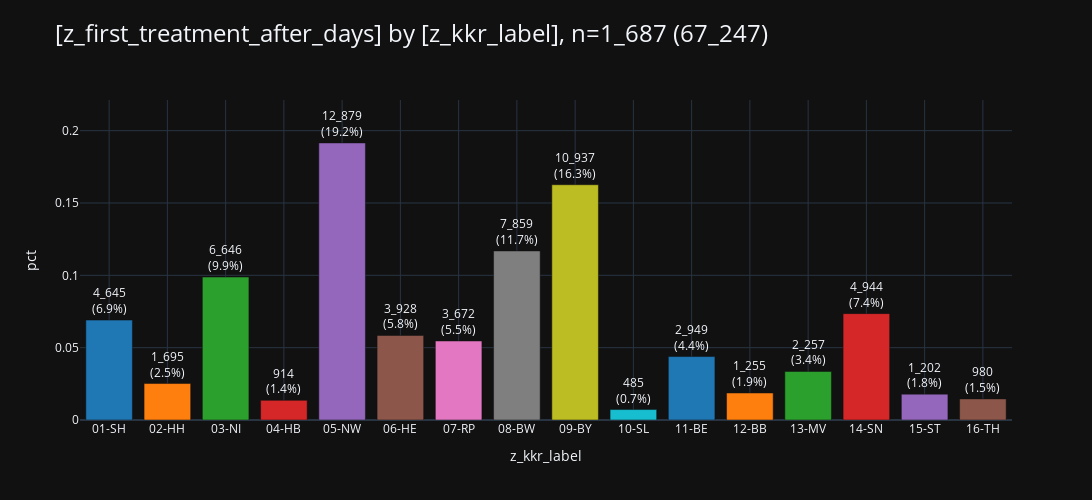
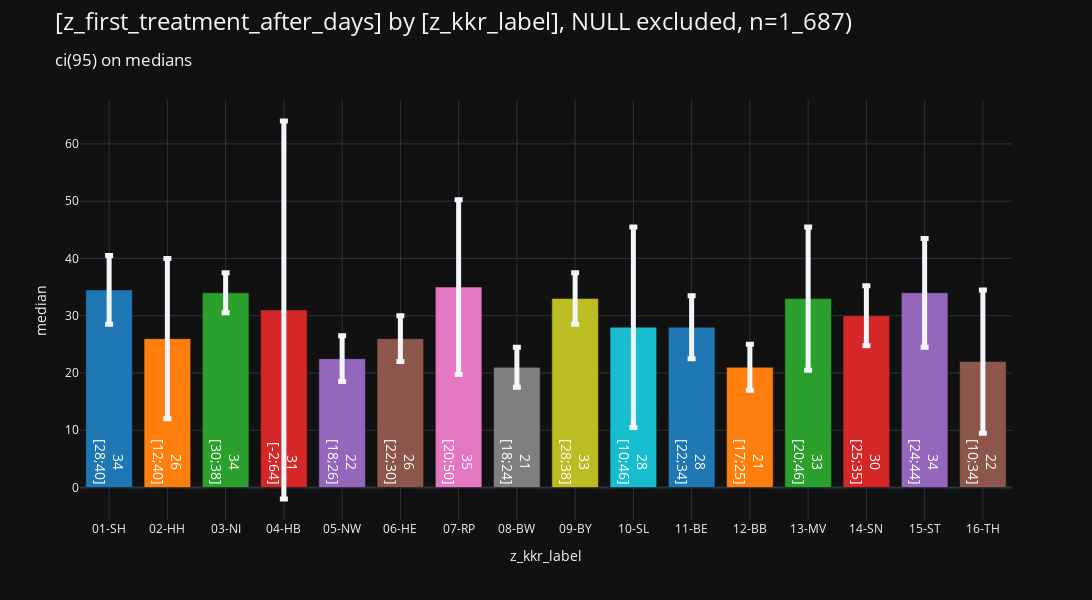

Write notebook code for charts like these, in order.
### Markdown cell above
### <a id='toc1_2_1_'></a>[bars](#toc0_)

### Code cell
_ = pls.plot_bars(
    db_delay.to_df().iloc[:,:2],
    # height=400,
    # width=1000,
    # use_ci=True,
    # ci_agg='median',
)
_ = pls.plot_bars(
    db_delay.to_df().iloc[:,:2],
    height=600,
    use_ci=True,
    ci_agg='median',
)

### Figure 1 — Plotly figure (JSON) as saved in the notebook; plotly's stock layout.template omitted (floating-point values rounded to 4 significant figures)
{"data": [{"error_y": {"thickness": 5}, "hovertemplate": "z_kkr_label=%{x}<br>pct=%{y}<br>cnt_pct_str=%{text}<extra></extra>", "legendgroup": "01-SH", "marker": {"color": "#1F77B4", "pattern": {"shape": ""}}, "name": "01-SH", "orientation": "v", "showlegend": true, "text": ["4_645<br>(6.9%)"], "textposition": "outside", "type": "bar", "x": ["01-SH"], "xaxis": "x", "y": [0.06907], "yaxis": "y"}, {"error_y": {"thickness": 5}, "hovertemplate": "z_kkr_label=%{x}<br>pct=%{y}<br>cnt_pct_str=%{text}<extra></extra>", "legendgroup": "02-HH", "marker": {"color": "#FF7F0E", "pattern": {"shape": ""}}, "name": "02-HH", "orientation": "v", "showlegend": true, "text": ["1_695<br>(2.5%)"], "textposition": "outside", "type": "bar", "x": ["02-HH"], "xaxis": "x", "y": [0.02521], "yaxis": "y"}, {"error_y": {"thickness": 5}, "hovertemplate": "z_kkr_label=%{x}<br>pct=%{y}<br>cnt_pct_str=%{text}<extra></extra>", "legendgroup": "03-NI", "marker": {"color": "#2CA02C", "pattern": {"shape": ""}}, "name": "03-NI", "orientation": "v", "showlegend": true, "text": ["6_646<br>(9.9%)"], "textposition": "outside", "type": "bar", "x": ["03-NI"], "xaxis": "x", "y": [0.09883], "yaxis": "y"}, {"error_y": {"thickness": 5}, "hovertemplate": "z_kkr_label=%{x}<br>pct=%{y}<br>cnt_pct_str=%{text}<extra></extra>", "legendgroup": "04-HB", "marker": {"color": "#D62728", "pattern": {"shape": ""}}, "name": "04-HB", "orientation": "v", "showlegend": true, "text": ["914<br>(1.4%)"], "textposition": "outside", "type": "bar", "x": ["04-HB"], "xaxis": "x", "y": [0.01359], "yaxis": "y"}, {"error_y": {"thickness": 5}, "hovertemplate": "z_kkr_label=%{x}<br>pct=%{y}<br>cnt_pct_str=%{text}<extra></extra>", "legendgroup": "05-NW", "marker": {"color": "#9467BD", "pattern": {"shape": ""}}, "name": "05-NW", "orientation": "v", "showlegend": true, "text": ["12_879<br>(19.2%)"], "textposition": "outside", "type": "bar", "x": ["05-NW"], "xaxis": "x", "y": [0.1915], "yaxis": "y"}, {"error_y": {"thickness": 5}, "hovertemplate": "z_kkr_label=%{x}<br>pct=%{y}<br>cnt_pct_str=%{text}<extra></extra>", "legendgroup": "06-HE", "marker": {"color": "#8C564B", "pattern": {"shape": ""}}, "name": "06-HE", "orientation": "v", "showlegend": true, "text": ["3_928<br>(5.8%)"], "textposition": "outside", "type": "bar", "x": ["06-HE"], "xaxis": "x", "y": [0.05841], "yaxis": "y"}, {"error_y": {"thickness": 5}, "hovertemplate": "z_kkr_label=%{x}<br>pct=%{y}<br>cnt_pct_str=%{text}<extra></extra>", "legendgroup": "07-RP", "marker": {"color": "#E377C2", "pattern": {"shape": ""}}, "name": "07-RP", "orientation": "v", "showlegend": true, "text": ["3_672<br>(5.5%)"], "textposition": "outside", "type": "bar", "x": ["07-RP"], "xaxis": "x", "y": [0.0546], "yaxis": "y"}, {"error_y": {"thickness": 5}, "hovertemplate": "z_kkr_label=%{x}<br>pct=%{y}<br>cnt_pct_str=%{text}<extra></extra>", "legendgroup": "08-BW", "marker": {"color": "#7F7F7F", "pattern": {"shape": ""}}, "name": "08-BW", "orientation": "v", "showlegend": true, "text": ["7_859<br>(11.7%)"], "textposition": "outside", "type": "bar", "x": ["08-BW"], "xaxis": "x", "y": [0.1169], "yaxis": "y"}, {"error_y": {"thickness": 5}, "hovertemplate": "z_kkr_label=%{x}<br>pct=%{y}<br>cnt_pct_str=%{text}<extra></extra>", "legendgroup": "09-BY", "marker": {"color": "#BCBD22", "pattern": {"shape": ""}}, "name": "09-BY", "orientation": "v", "showlegend": true, "text": ["10_937<br>(16.3%)"], "textposition": "outside", "type": "bar", "x": ["09-BY"], "xaxis": "x", "y": [0.1626], "yaxis": "y"}, {"error_y": {"thickness": 5}, "hovertemplate": "z_kkr_label=%{x}<br>pct=%{y}<br>cnt_pct_str=%{text}<extra></extra>", "legendgroup": "10-SL", "marker": {"color": "#17BECF", "pattern": {"shape": ""}}, "name": "10-SL", "orientation": "v", "showlegend": true, "text": ["485<br>(0.7%)"], "textposition": "outside", "type": "bar", "x": ["10-SL"], "xaxis": "x", "y": [0.007212], "yaxis": "y"}, {"error_y": {"thickness": 5}, "hovertemplate": "z_kkr_label=%{x}<br>pct=%{y}<br>cnt_pct_str=%{text}<extra></extra>", "legendgroup": "11-BE", "marker": {"color": "#1F77B4", "pattern": {"shape": ""}}, "name": "11-BE", "orientation": "v", "showlegend": true, "text": ["2_949<br>(4.4%)"], "textposition": "outside", "type": "bar", "x": ["11-BE"], "xaxis": "x", "y": [0.04385], "yaxis": "y"}, {"error_y": {"thickness": 5}, "hovertemplate": "z_kkr_label=%{x}<br>pct=%{y}<br>cnt_pct_str=%{text}<extra></extra>", "legendgroup": "12-BB", "marker": {"color": "#FF7F0E", "pattern": {"shape": ""}}, "name": "12-BB", "orientation": "v", "showlegend": true, "text": ["1_255<br>(1.9%)"], "textposition": "outside", "type": "bar", "x": ["12-BB"], "xaxis": "x", "y": [0.01866], "yaxis": "y"}, {"error_y": {"thickness": 5}, "hovertemplate": "z_kkr_label=%{x}<br>pct=%{y}<br>cnt_pct_str=%{text}<extra></extra>", "legendgroup": "13-MV", "marker": {"color": "#2CA02C", "pattern": {"shape": ""}}, "name": "13-MV", "orientation": "v", "showlegend": true, "text": ["2_257<br>(3.4%)"], "textposition": "outside", "type": "bar", "x": ["13-MV"], "xaxis": "x", "y": [0.03356], "yaxis": "y"}, {"error_y": {"thickness": 5}, "hovertemplate": "z_kkr_label=%{x}<br>pct=%{y}<br>cnt_pct_str=%{text}<extra></extra>", "legendgroup": "14-SN", "marker": {"color": "#D62728", "pattern": {"shape": ""}}, "name": "14-SN", "orientation": "v", "showlegend": true, "text": ["4_944<br>(7.4%)"], "textposition": "outside", "type": "bar", "x": ["14-SN"], "xaxis": "x", "y": [0.07352], "yaxis": "y"}, {"error_y": {"thickness": 5}, "hovertemplate": "z_kkr_label=%{x}<br>pct=%{y}<br>cnt_pct_str=%{text}<extra></extra>", "legendgroup": "15-ST", "marker": {"color": "#9467BD", "pattern": {"shape": ""}}, "name": "15-ST", "orientation": "v", "showlegend": true, "text": ["1_202<br>(1.8%)"], "textposition": "outside", "type": "bar", "x": ["15-ST"], "xaxis": "x", "y": [0.01787], "yaxis": "y"}, {"error_y": {"thickness": 5}, "hovertemplate": "z_kkr_label=%{x}<br>pct=%{y}<br>cnt_pct_str=%{text}<extra></extra>", "legendgroup": "16-TH", "marker": {"color": "#8C564B", "pattern": {"shape": ""}}, "name": "16-TH", "orientation": "v", "showlegend": true, "text": ["980<br>(1.5%)"], "textposition": "outside", "type": "bar", "x": ["16-TH"], "xaxis": "x", "y": [0.01457], "yaxis": "y"}], "layout": {"barmode": "relative", "height": 500, "legend": {"title": {"text": "z_kkr_label"}, "tracegroupgap": 0}, "showlegend": false, "title": {"font": {"size": 24}, "text": "[z_first_treatment_after_days] by [z_kkr_label], n=1_687 (67_247)", "xanchor": "left", "y": 0.95, "yanchor": "top"}, "width": 1600, "xaxis": {"anchor": "y", "categoryarray": ["01-SH", "02-HH", "03-NI", "04-HB", "05-NW", "06-HE", "07-RP", "08-BW", "09-BY", "10-SL", "11-BE", "12-BB", "13-MV", "14-SN", "15-ST", "16-TH"], "categoryorder": "category ascending", "domain": [0, 1], "gridwidth": 1, "showgrid": true, "title": {"text": "z_kkr_label"}}, "yaxis": {"anchor": "x", "domain": [0, 1], "dtick": 0.05, "gridwidth": 1, "range": [0, 0.2212], "showgrid": true, "title": {"text": "pct"}}}}

### Figure 2 — Plotly figure (JSON) as saved in the notebook; plotly's stock layout.template omitted (floating-point values rounded to 4 significant figures)
{"data": [{"error_y": {"array": [6.0], "thickness": 5}, "hovertemplate": "z_kkr_label=%{x}<br>mean=%{y}<br>ci_str=%{text}<extra></extra>", "insidetextanchor": "start", "legendgroup": "01-SH", "marker": {"color": "#1F77B4", "pattern": {"shape": ""}}, "name": "01-SH", "orientation": "v", "showlegend": true, "text": ["34<br>[28;40]"], "textfont": {"color": "white", "size": 14}, "textposition": "inside", "type": "bar", "x": ["01-SH"], "xaxis": "x", "y": [34.5], "yaxis": "y"}, {"error_y": {"array": [14.0], "thickness": 5}, "hovertemplate": "z_kkr_label=%{x}<br>mean=%{y}<br>ci_str=%{text}<extra></extra>", "insidetextanchor": "start", "legendgroup": "02-HH", "marker": {"color": "#FF7F0E", "pattern": {"shape": ""}}, "name": "02-HH", "orientation": "v", "showlegend": true, "text": ["26<br>[12;40]"], "textfont": {"color": "white", "size": 14}, "textposition": "inside", "type": "bar", "x": ["02-HH"], "xaxis": "x", "y": [26.0], "yaxis": "y"}, {"error_y": {"array": [3.5], "thickness": 5}, "hovertemplate": "z_kkr_label=%{x}<br>mean=%{y}<br>ci_str=%{text}<extra></extra>", "insidetextanchor": "start", "legendgroup": "03-NI", "marker": {"color": "#2CA02C", "pattern": {"shape": ""}}, "name": "03-NI", "orientation": "v", "showlegend": true, "text": ["34<br>[30;38]"], "textfont": {"color": "white", "size": 14}, "textposition": "inside", "type": "bar", "x": ["03-NI"], "xaxis": "x", "y": [34.0], "yaxis": "y"}, {"error_y": {"array": [33.0], "thickness": 5}, "hovertemplate": "z_kkr_label=%{x}<br>mean=%{y}<br>ci_str=%{text}<extra></extra>", "insidetextanchor": "start", "legendgroup": "04-HB", "marker": {"color": "#D62728", "pattern": {"shape": ""}}, "name": "04-HB", "orientation": "v", "showlegend": true, "text": ["31<br>[-2;64]"], "textfont": {"color": "white", "size": 14}, "textposition": "inside", "type": "bar", "x": ["04-HB"], "xaxis": "x", "y": [31.0], "yaxis": "y"}, {"error_y": {"array": [4.0], "thickness": 5}, "hovertemplate": "z_kkr_label=%{x}<br>mean=%{y}<br>ci_str=%{text}<extra></extra>", "insidetextanchor": "start", "legendgroup": "05-NW", "marker": {"color": "#9467BD", "pattern": {"shape": ""}}, "name": "05-NW", "orientation": "v", "showlegend": true, "text": ["22<br>[18;26]"], "textfont": {"color": "white", "size": 14}, "textposition": "inside", "type": "bar", "x": ["05-NW"], "xaxis": "x", "y": [22.5], "yaxis": "y"}, {"error_y": {"array": [4.0], "thickness": 5}, "hovertemplate": "z_kkr_label=%{x}<br>mean=%{y}<br>ci_str=%{text}<extra></extra>", "insidetextanchor": "start", "legendgroup": "06-HE", "marker": {"color": "#8C564B", "pattern": {"shape": ""}}, "name": "06-HE", "orientation": "v", "showlegend": true, "text": ["26<br>[22;30]"], "textfont": {"color": "white", "size": 14}, "textposition": "inside", "type": "bar", "x": ["06-HE"], "xaxis": "x", "y": [26.0], "yaxis": "y"}, {"error_y": {"array": [15.25], "thickness": 5}, "hovertemplate": "z_kkr_label=%{x}<br>mean=%{y}<br>ci_str=%{text}<extra></extra>", "insidetextanchor": "start", "legendgroup": "07-RP", "marker": {"color": "#E377C2", "pattern": {"shape": ""}}, "name": "07-RP", "orientation": "v", "showlegend": true, "text": ["35<br>[20;50]"], "textfont": {"color": "white", "size": 14}, "textposition": "inside", "type": "bar", "x": ["07-RP"], "xaxis": "x", "y": [35.0], "yaxis": "y"}, {"error_y": {"array": [3.5], "thickness": 5}, "hovertemplate": "z_kkr_label=%{x}<br>mean=%{y}<br>ci_str=%{text}<extra></extra>", "insidetextanchor": "start", "legendgroup": "08-BW", "marker": {"color": "#7F7F7F", "pattern": {"shape": ""}}, "name": "08-BW", "orientation": "v", "showlegend": true, "text": ["21<br>[18;24]"], "textfont": {"color": "white", "size": 14}, "textposition": "inside", "type": "bar", "x": ["08-BW"], "xaxis": "x", "y": [21.0], "yaxis": "y"}, {"error_y": {"array": [4.5], "thickness": 5}, "hovertemplate": "z_kkr_label=%{x}<br>mean=%{y}<br>ci_str=%{text}<extra></extra>", "insidetextanchor": "start", "legendgroup": "09-BY", "marker": {"color": "#BCBD22", "pattern": {"shape": ""}}, "name": "09-BY", "orientation": "v", "showlegend": true, "text": ["33<br>[28;38]"], "textfont": {"color": "white", "size": 14}, "textposition": "inside", "type": "bar", "x": ["09-BY"], "xaxis": "x", "y": [33.0], "yaxis": "y"}, {"error_y": {"array": [17.5], "thickness": 5}, "hovertemplate": "z_kkr_label=%{x}<br>mean=%{y}<br>ci_str=%{text}<extra></extra>", "insidetextanchor": "start", "legendgroup": "10-SL", "marker": {"color": "#17BECF", "pattern": {"shape": ""}}, "name": "10-SL", "orientation": "v", "showlegend": true, "text": ["28<br>[10;46]"], "textfont": {"color": "white", "size": 14}, "textposition": "inside", "type": "bar", "x": ["10-SL"], "xaxis": "x", "y": [28.0], "yaxis": "y"}, {"error_y": {"array": [5.5], "thickness": 5}, "hovertemplate": "z_kkr_label=%{x}<br>mean=%{y}<br>ci_str=%{text}<extra></extra>", "insidetextanchor": "start", "legendgroup": "11-BE", "marker": {"color": "#1F77B4", "pattern": {"shape": ""}}, "name": "11-BE", "orientation": "v", "showlegend": true, "text": ["28<br>[22;34]"], "textfont": {"color": "white", "size": 14}, "textposition": "inside", "type": "bar", "x": ["11-BE"], "xaxis": "x", "y": [28.0], "yaxis": "y"}, {"error_y": {"array": [4.0], "thickness": 5}, "hovertemplate": "z_kkr_label=%{x}<br>mean=%{y}<br>ci_str=%{text}<extra></extra>", "insidetextanchor": "start", "legendgroup": "12-BB", "marker": {"color": "#FF7F0E", "pattern": {"shape": ""}}, "name": "12-BB", "orientation": "v", "showlegend": true, "text": ["21<br>[17;25]"], "textfont": {"color": "white", "size": 14}, "textposition": "inside", "type": "bar", "x": ["12-BB"], "xaxis": "x", "y": [21.0], "yaxis": "y"}, {"error_y": {"array": [12.5], "thickness": 5}, "hovertemplate": "z_kkr_label=%{x}<br>mean=%{y}<br>ci_str=%{text}<extra></extra>", "insidetextanchor": "start", "legendgroup": "13-MV", "marker": {"color": "#2CA02C", "pattern": {"shape": ""}}, "name": "13-MV", "orientation": "v", "showlegend": true, "text": ["33<br>[20;46]"], "textfont": {"color": "white", "size": 14}, "textposition": "inside", "type": "bar", "x": ["13-MV"], "xaxis": "x", "y": [33.0], "yaxis": "y"}, {"error_y": {"array": [5.25], "thickness": 5}, "hovertemplate": "z_kkr_label=%{x}<br>mean=%{y}<br>ci_str=%{text}<extra></extra>", "insidetextanchor": "start", "legendgroup": "14-SN", "marker": {"color": "#D62728", "pattern": {"shape": ""}}, "name": "14-SN", "orientation": "v", "showlegend": true, "text": ["30<br>[25;35]"], "textfont": {"color": "white", "size": 14}, "textposition": "inside", "type": "bar", "x": ["14-SN"], "xaxis": "x", "y": [30.0], "yaxis": "y"}, {"error_y": {"array": [9.5], "thickness": 5}, "hovertemplate": "z_kkr_label=%{x}<br>mean=%{y}<br>ci_str=%{text}<extra></extra>", "insidetextanchor": "start", "legendgroup": "15-ST", "marker": {"color": "#9467BD", "pattern": {"shape": ""}}, "name": "15-ST", "orientation": "v", "showlegend": true, "text": ["34<br>[24;44]"], "textfont": {"color": "white", "size": 14}, "textposition": "inside", "type": "bar", "x": ["15-ST"], "xaxis": "x", "y": [34.0], "yaxis": "y"}, {"error_y": {"array": [12.5], "thickness": 5}, "hovertemplate": "z_kkr_label=%{x}<br>mean=%{y}<br>ci_str=%{text}<extra></extra>", "insidetextanchor": "start", "legendgroup": "16-TH", "marker": {"color": "#8C564B", "pattern": {"shape": ""}}, "name": "16-TH", "orientation": "v", "showlegend": true, "text": ["22<br>[10;34]"], "textfont": {"color": "white", "size": 14}, "textposition": "inside", "type": "bar", "x": ["16-TH"], "xaxis": "x", "y": [22.0], "yaxis": "y"}], "layout": {"barmode": "relative", "height": 600, "legend": {"title": {"text": "z_kkr_label"}, "tracegroupgap": 0}, "showlegend": false, "title": {"font": {"size": 24}, "text": "[z_first_treatment_after_days] by [z_kkr_label], NULL excluded, n=1_687)<br><sub>ci(95) on medians<sub>", "xanchor": "left", "y": 0.95, "yanchor": "top"}, "width": 1600, "xaxis": {"anchor": "y", "categoryarray": ["01-SH", "02-HH", "03-NI", "04-HB", "05-NW", "06-HE", "07-RP", "08-BW", "09-BY", "10-SL", "11-BE", "12-BB", "13-MV", "14-SN", "15-ST", "16-TH"], "categoryorder": "category ascending", "domain": [0, 1], "gridwidth": 1, "showgrid": true, "title": {"text": "z_kkr_label"}}, "yaxis": {"anchor": "x", "domain": [0, 1], "gridwidth": 1, "showgrid": true, "title": {"text": "median"}}}}
